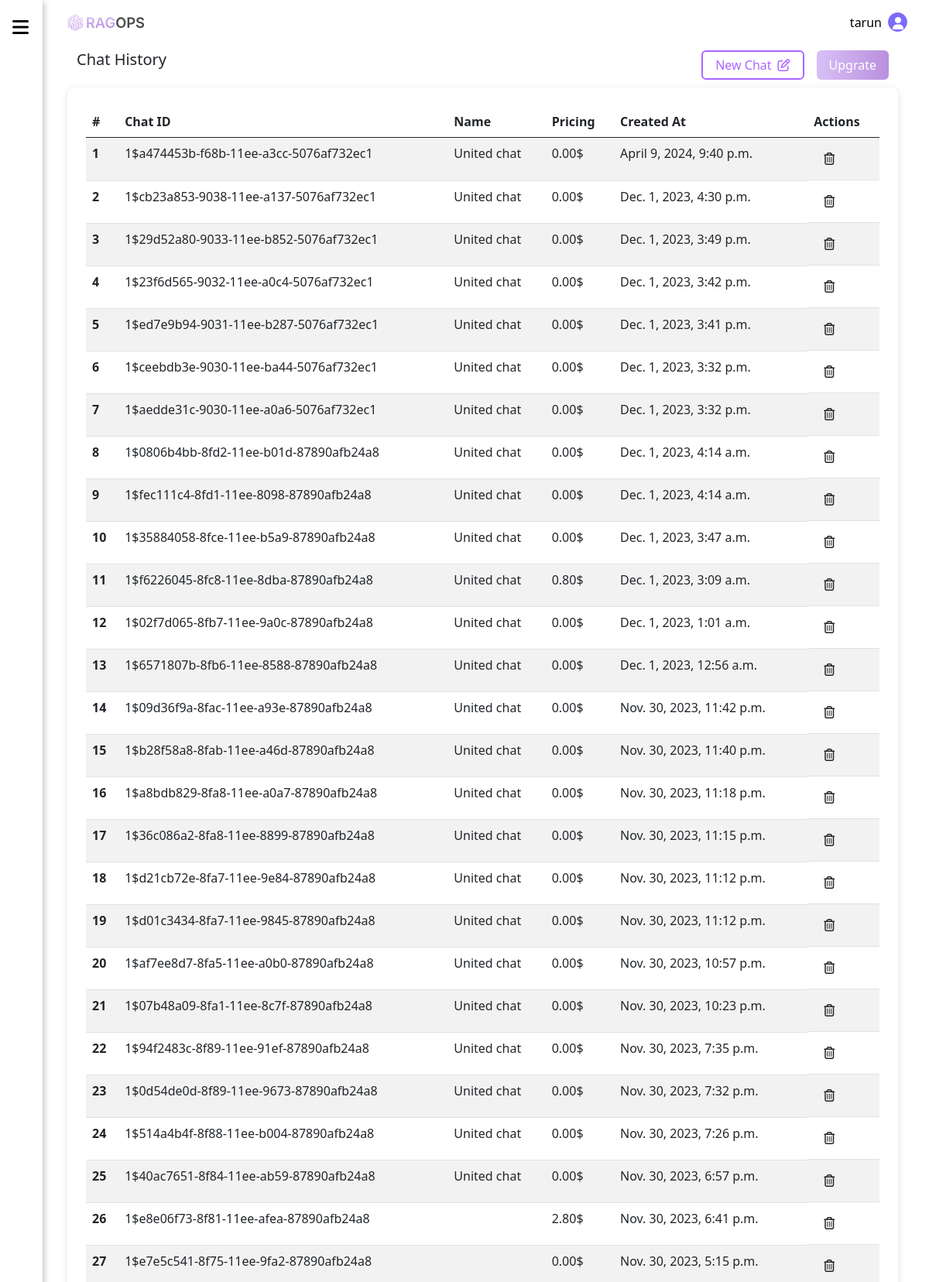
The page /chat-history/ (signed in, upper part) on the database its author committed.
### dashboard/models.py (models this page shows, shortened)
class ChatHistory(models.Model):
    user = models.ForeignKey(User, on_delete=models.CASCADE)
    chat_id = models.CharField(max_length=100)
    chat_name = models.TextField(default='United chat')  # Store the messages in a serialized format
    prompt = models.TextField(blank=True)
    pricing = models.DecimalField(max_digits=10, decimal_places=2, default=0)
    timestamp = models.DateTimeField(auto_now_add=True)

### dashboard/views.py (the view)
# urls.py: path('chat-history/',views.chat_history,name="chat_history"),
@login_required(login_url='login')
def chat_history(request):
    chat_histories = ChatHistory.objects.filter(user=request.user).order_by('-timestamp')
    return render(request, 'chat-history.html', {'chat_histories': chat_histories})

### dashboard/templates/chat-history.html (shortened to what this page needs)
{% extends "base.html" %}
{% load static %}
{% block content %}
{% block heading_new_chat_upgrade %}
<div class="d-flex justify-content-between">
    <h5 class="mb-4 mts-4">{% block pageheading %} Chat History {% endblock %}</h5>
    <div class="d-flex">
        <form action="{% url 'new_chat' %}" method="post">
            <button class="primary_site_btn_outline">New Chat <i class="fa-regular fa-pen-to-square ps-2"></i></button>
        </form>
        <button class="primary_site_btn ms-3">Upgrate</button>
    </div>
</div>
{% endblock %}
<div class="col-12 align-self-center main-block card-style p-4">
    <div class="chat-history h-100 d-flex flex-column">
        <table class="table table-striped">
            <thead>
                <tr>
                    <th scope="col">#</th>
                    <th scope="col">Chat ID</th>
                    <th scope="col">Name</th>
                    <th scope="col">Pricing</th>
                    <th scope="col">Created At</th>
                    <th scope="col">Actions</th>
                </tr>
            </thead>
            <tbody>
                {% for chat_history in chat_histories %}
                <tr>
                    <th scope="row">{{ forloop.counter }}</th>
                    <td>{{ chat_history.chat_id }}</td>
                    <td>{{ chat_history.chat_name }}</td>
                    <td>{{ chat_history.pricing }}$</td>
                    <td>{{ chat_history.timestamp }}</td>
                    <td class="d-flex justify-content-start">
                        <form action="{% url 'delete_chat_history' chat_history.chat_id %}" method="post">
                            <button type="submit" class="btn"><i class="fa-regular fa-trash-can"></i></button>
                        </form>
                    </td>
                </tr>
                {% endfor %}
            </tbody>
        </table>
    </div>
</div>
{% endblock %}

### dashboard/templates/base.html (shortened to what this page needs)
{% load static %}
<!DOCTYPE html>
<html lang="en">
<head>
  <link href="https://cdn.jsdelivr.net/npm/bootstrap@5.0.0/dist/css/bootstrap.min.css" rel="stylesheet">
  <link rel="stylesheet" href="https://cdnjs.cloudflare.com/ajax/libs/font-awesome/6.4.2/css/all.min.css"
 />
  <link rel="stylesheet" href="{% static 'css/base.css' %}">
</head>
<body>
  {% if user.is_authenticated %}
  <header>
    <nav class="navbar navbar-expand navbar-dark px-2 pt-3">
      <a class="px-4" href="{% url 'base' %}"><img src="{% static 'img/logomain.svg' %}" style="width: 100px;" alt="logo"></a>
      <div class="profile">
        <span>{{user.username}}</span>
        <div class="profile-picture">
          <span><i class="fa-solid fa-user"></i></span>
        </div>
      </div>
    </nav>
    <div class="app-side-nav collapsed" id="sidebar">
      <div class="app-side-nav-child">
        <div class="side-nav-button p-2 ms-2 text-light">
          <div onclick="toggleSidebar()" id="sidebarIcon"><i class="fa-solid fa-bars"></i></div>
        </div>
      </div>
    </div>
  </header>
  <div class="pattern_background"></div>
  <div class="container-fluid main-container">
    <div class="row align-items-start pb-0">
      {% block content %}{% endblock %}
  {% else %}
  <p>Your not loged in? login <a href="{% url 'login' %}">here</a></p>
  {% endif %}
</body>
</html>

### static/css/base.css (style rules this page uses)
body { margin: 0; background-size: contain; background-position: center right; background-repeat: no-repeat; height: 100vh; }
.pattern_background { background-image: url("/static/img/body_background.png"); filter: blur(8px); position: fixed; z-index: -1; width: 100%; height: 100vh; background-size: cover; top: 0; left: 0; }
:root { --sideNavWd: 55px; --primarycolor: #7d6bfb; --secondarycolor: #ab66ff; }
.primary_site_btn { border-radius: 6px; background: linear-gradient(91deg, #d8bff6 2.6%, #b98fdd 99.83%); border: none; color: #fff; height: 38px; padding: 0 1em 0 1em; display: flex; align-items: center; justify-content: center; transition: 0.3s ease-in-out; }
.primary_site_btn_outline { border-radius: 6px; cursor: pointer; border: 2px solid var(--secondarycolor); color: var(--secondarycolor); background: #fff; height: 38px; padding: 0 1em 0 1em; display: flex; align-items: center; justify-content: center; transition: 0.3s ease-in-out; }
.navbar { width: calc(99vw - var(--sideNavWd)); left: var(--sideNavWd); justify-content: space-between; }
.side-nav-button { display: flex; align-items: center; font-size: 1.5rem; }
#sidebarIcon { cursor: pointer; }
.side-nav-button .fa-solid { color: #000; }
.app-side-nav { height: 100vh; padding: 0.5em 0 0.5em 0; width: 250px; position: fixed; top: 0; left: 0rem; box-shadow: 1px 3px 8px 1px rgba(0, 0, 0, 0.25); background-color: #fff; border-top: 1px solid white; z-index: 100; display: flex; flex-direction: column; justify-content: space-between; transition: 0.3s ease-in-out; overflow: hidden; }
.app-side-nav.collapsed { width: var(--sideNavWd); }
.main-container { width: calc(100% - var(--sideNavWd)); margin-left: var(--sideNavWd); }
.main-container .row { padding: 1em; padding-left: 2em; width: 100%; overflow: auto; }
.main-block { height: 75vh; }
.card-style { background-color: rgba(255, 255, 255, 0.8); border-radius: 10px; box-shadow: rgba(99, 99, 99, 0.2) 0px 2px 8px 0px; }
a { text-decoration: none; color: #000; }
.main-block form { display: flex; z-index: 0; justify-content: center; position: relative; }
.profile { display: flex; }
.profile span { color: #000; display: flex; align-items: center; }
.profile .profile-picture { border-radius: 50%; height: 25px; width: 25px; border: 1px solid var(--primarycolor); margin: 0 0.5em; color: #fff; padding: 5px; background: var(--primarycolor); cursor: pointer; }
.profile .profile-picture span { color: #fff; }
.primary_site_btn::after, .secondary_site_btn::after { display: none; }
.chat-history { height: 84%; overflow: auto; }

### rows shown on the page
ChatHistory: chat_id "1$a474453b-f68b-11ee-a3cc-5076af732ec1", chat_name "United chat", pricing "0.00", timestamp "April 9, 2024, 9:40 p.m."
ChatHistory: chat_id "1$cb23a853-9038-11ee-a137-5076af732ec1", chat_name "United chat", pricing "0.00", timestamp "Dec. 1, 2023, 4:30 p.m."
ChatHistory: chat_id "1$29d52a80-9033-11ee-b852-5076af732ec1", chat_name "United chat", pricing "0.00", timestamp "Dec. 1, 2023, 3:49 p.m."
ChatHistory: chat_id "1$23f6d565-9032-11ee-a0c4-5076af732ec1", chat_name "United chat", pricing "0.00", timestamp "Dec. 1, 2023, 3:42 p.m."
ChatHistory: chat_id "1$ed7e9b94-9031-11ee-b287-5076af732ec1", chat_name "United chat", pricing "0.00", timestamp "Dec. 1, 2023, 3:41 p.m."
ChatHistory: chat_id "1$ceebdb3e-9030-11ee-ba44-5076af732ec1", chat_name "United chat", pricing "0.00", timestamp "Dec. 1, 2023, 3:32 p.m."
ChatHistory: chat_id "1$aedde31c-9030-11ee-a0a6-5076af732ec1", chat_name "United chat", pricing "0.00", timestamp "Dec. 1, 2023, 3:32 p.m."
ChatHistory: chat_id "1$0806b4bb-8fd2-11ee-b01d-87890afb24a8", chat_name "United chat", pricing "0.00", timestamp "Dec. 1, 2023, 4:14 a.m."
ChatHistory: chat_id "1$fec111c4-8fd1-11ee-8098-87890afb24a8", chat_name "United chat", pricing "0.00", timestamp "Dec. 1, 2023, 4:14 a.m."
ChatHistory: chat_id "1$35884058-8fce-11ee-b5a9-87890afb24a8", chat_name "United chat", pricing "0.00", timestamp "Dec. 1, 2023, 3:47 a.m."
ChatHistory: chat_id "1$f6226045-8fc8-11ee-8dba-87890afb24a8", chat_name "United chat", pricing "0.80", timestamp "Dec. 1, 2023, 3:09 a.m."
ChatHistory: chat_id "1$02f7d065-8fb7-11ee-9a0c-87890afb24a8", chat_name "United chat", pricing "0.00", timestamp "Dec. 1, 2023, 1:01 a.m."
ChatHistory: chat_id "1$6571807b-8fb6-11ee-8588-87890afb24a8", chat_name "United chat", pricing "0.00", timestamp "Dec. 1, 2023, 12:56 a.m."
ChatHistory: chat_id "1$09d36f9a-8fac-11ee-a93e-87890afb24a8", chat_name "United chat", pricing "0.00", timestamp "Nov. 30, 2023, 11:42 p.m."
ChatHistory: chat_id "1$b28f58a8-8fab-11ee-a46d-87890afb24a8", chat_name "United chat", pricing "0.00", timestamp "Nov. 30, 2023, 11:40 p.m."
ChatHistory: chat_id "1$a8bdb829-8fa8-11ee-a0a7-87890afb24a8", chat_name "United chat", pricing "0.00", timestamp "Nov. 30, 2023, 11:18 p.m."
ChatHistory: chat_id "1$36c086a2-8fa8-11ee-8899-87890afb24a8", chat_name "United chat", pricing "0.00", timestamp "Nov. 30, 2023, 11:15 p.m."
ChatHistory: chat_id "1$d21cb72e-8fa7-11ee-9e84-87890afb24a8", chat_name "United chat", pricing "0.00", timestamp "Nov. 30, 2023, 11:12 p.m."
ChatHistory: chat_id "1$d01c3434-8fa7-11ee-9845-87890afb24a8", chat_name "United chat", pricing "0.00", timestamp "Nov. 30, 2023, 11:12 p.m."
ChatHistory: chat_id "1$af7ee8d7-8fa5-11ee-a0b0-87890afb24a8", chat_name "United chat", pricing "0.00", timestamp "Nov. 30, 2023, 10:57 p.m."
ChatHistory: chat_id "1$07b48a09-8fa1-11ee-8c7f-87890afb24a8", chat_name "United chat", pricing "0.00", timestamp "Nov. 30, 2023, 10:23 p.m."
ChatHistory: chat_id "1$94f2483c-8f89-11ee-91ef-87890afb24a8", chat_name "United chat", pricing "0.00", timestamp "Nov. 30, 2023, 7:35 p.m."
ChatHistory: chat_id "1$0d54de0d-8f89-11ee-9673-87890afb24a8", chat_name "United chat", pricing "0.00", timestamp "Nov. 30, 2023, 7:32 p.m."
ChatHistory: chat_id "1$514a4b4f-8f88-11ee-b004-87890afb24a8", chat_name "United chat", pricing "0.00", timestamp "Nov. 30, 2023, 7:26 p.m."
ChatHistory: chat_id "1$40ac7651-8f84-11ee-ab59-87890afb24a8", chat_name "United chat", pricing "0.00", timestamp "Nov. 30, 2023, 6:57 p.m."
ChatHistory: chat_id "1$e8e06f73-8f81-11ee-afea-87890afb24a8", pricing "2.80", timestamp "Nov. 30, 2023, 6:41 p.m."
ChatHistory: chat_id "1$e7e5c541-8f75-11ee-9fa2-87890afb24a8", pricing "0.00", timestamp "Nov. 30, 2023, 5:15 p.m."

### other values the page prints
{{ user.username }} "tarun"
